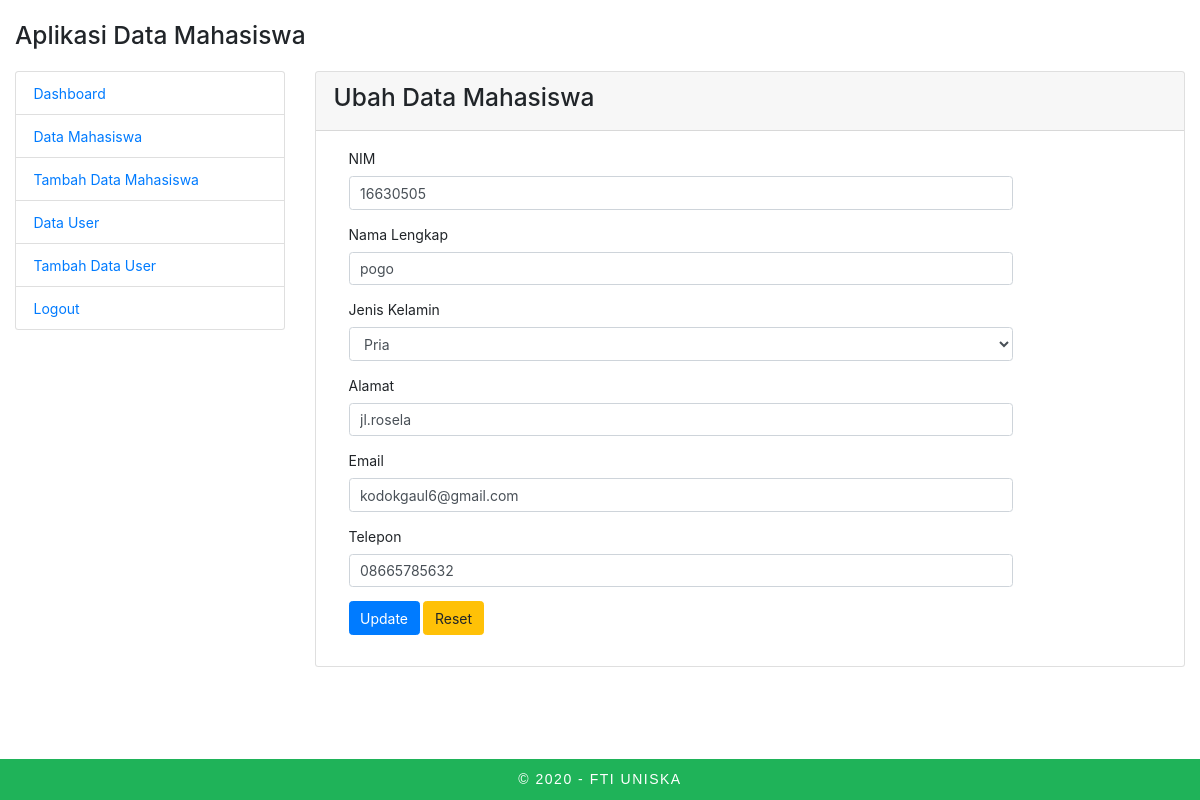
/admin/index.php?page=mahasiswa-edit&id=3 (signed in), run on the app's committed database.
### tables this page shows
CREATE TABLE `mahasiswa` (
  `id` int(11) UNSIGNED NOT NULL,
  `nim` varchar(10) NOT NULL,
  `nama` varchar(100) NOT NULL,
  `alamat` varchar(200) NOT NULL,
  `jenis_kelamin` enum('Pria','Wanita') NOT NULL,
  `email` varchar(100) NOT NULL,
  `telepon` varchar(15) NOT NULL
);

### mahasiswa/mahasiswa_edit.php (the view, shortened to what this page needs)
<?php
$id = $_GET['id'];
$result = mysqli_query($con, "SELECT * FROM mahasiswa WHERE id=$id") or die(mysqli_error($con));
while ($data = mysqli_fetch_array($result)) {
    $nim      = $data['nim'];
    $nama     = $data['nama'];
    $alamat   = $data['alamat'];
    $jk       = $data['jenis_kelamin'];
    $email    = $data['email'];
    $telepon  = $data['telepon'];
}
?>
<div class="row">
    <div class="col-md-12">
        <div class="card">
            <div class="card-header">
                <h3 class="panel-title">Ubah Data Mahasiswa</h3>
            </div>
            <div class="card-body">
                <form method="POST" action="?page=mahasiswa-update" class="form-horizontal">
                    <div class="form-group">
                        <label for="nim" class="col-sm-2 control-label">NIM</label>
                        <div class="col-sm-10">
                            <input type="text" class="form-control" name="nim" value="<?php echo $nim; ?>" required>
                        </div>
                    </div>
                    <div class="form-group">
                        <label for="nama" class="col-sm-2 control-label">Nama Lengkap</label>
                        <div class="col-sm-10">
                            <input type="text" class="form-control" name="nama" value="<?php echo $nama; ?>" required>
                        </div>
                    </div>
                    <div class="form-group">
                        <label for="nama" class="col-sm-2 control-label">Jenis Kelamin</label>
                        <div class="col-sm-10">
                            <select class="form-control" name="jenis_kelamin">
                                <option <?php if ($jk == "Pria") echo 'selected'; ?> value="Pria">Pria</option>
                            </select>
                        </div>
                    </div>
                    <div class="form-group">
                        <label for="alamat" class="col-sm-2 control-label">Alamat</label>
                        <div class="col-sm-10">
                            <input type="text" class="form-control" name="alamat" value="<?php echo $alamat; ?>" required>
                        </div>
                    </div>
                    <div class="form-group">
                        <label for="email" class="col-sm-2 control-label">Email</label>
                        <div class="col-sm-10">
                            <input type="email" class="form-control" name="email" value="<?php echo $email; ?>" required>
                        </div>
                    </div>
                    <div class="form-group">
                        <label for="telepon" class="col-sm-2 control-label">Telepon</label>
                        <div class="col-sm-10">
                            <input type="number" class="form-control" name="telepon" value="<?php echo $telepon; ?>" required>
                        </div>
                    </div>
                    <div class="form-group">
                        <div class="col-sm-offset-2 col-sm-10">
                            <input type="submit" name="update" class="btn btn-primary" value="Update">
                            <input type="reset" name="reset" class="btn btn-warning" value="Reset">
                        </div>
                    </div>
                </form>
            </div>
        </div>
    </div>
</div>

### admin/index.php (style rules this page uses)
body { margin-bottom: 6em; }
* { font-size: 14px; }

### data on the page
mahasiswa: nim "16630505", nama "pogo", jenis_kelamin "Pria", alamat "jl.rosela", email "kodokgaul6@gmail.com", telepon "08665785632"
